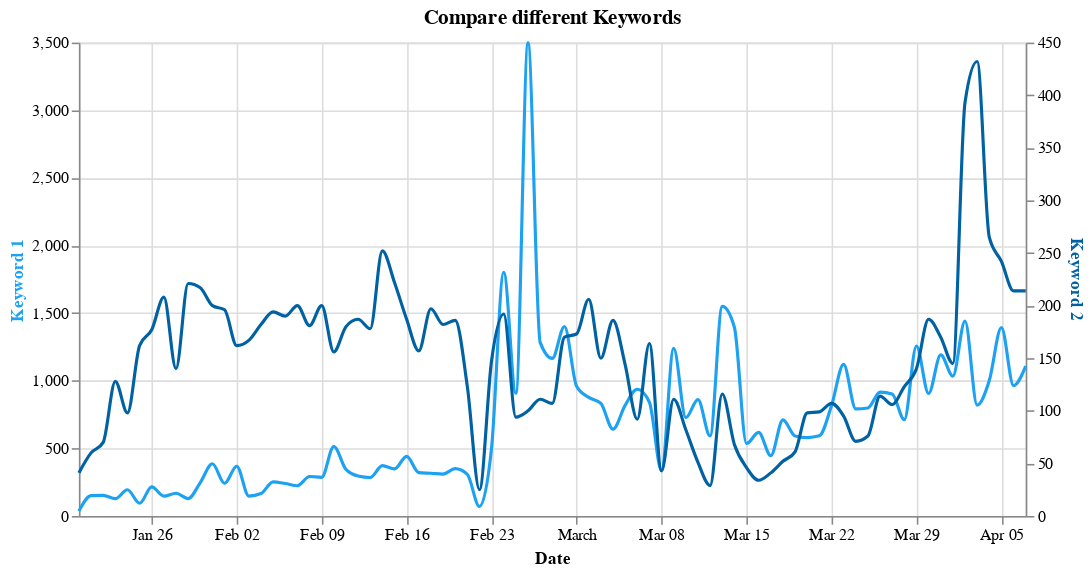

The cell this chart's notebook holds for it:
### Code cell
columns = list(keywordz)[:-1]
columns2 = list(keywordz)[:-1]


select_box1 = alt.binding_select(options=columns, name='Keyword 1 ')
sel1 = alt.selection_single(fields=['column'], bind=select_box1, init={'column': 'trump'})

select_box2 = alt.binding_select(options=columns2, name='Keyword 2 ')
sel2 = alt.selection_single(fields=['column'], bind=select_box2, init={'column': 'mask'})

base = alt.Chart(key_merged).encode(
    x = alt.X('date:T', axis=alt.Axis(title="Date"))
).properties(
    width=600,
    height=300,
    title='Compare different Keywords'
)

tweets_axis = alt.Axis(title="Keyword 1", titleColor=twittercol) 
value_axis = alt.Axis(title="Keyword 2", titleColor=twittercol2)

line_one = base.transform_fold(
    columns1,
    as_=['column', 'value']
).transform_filter(
    sel1
).mark_line( interpolate='monotone', stroke=twittercol).encode(
    alt.Y('value:Q',
          axis=tweets_axis)
).add_selection(
    sel1
)

line_two = base.transform_fold(
    columns2,
    as_=['column', 'value']
).transform_filter(
    sel2
).mark_line( interpolate='monotone', stroke=twittercol2).encode(
    alt.Y('value:Q',
          axis=value_axis)
).add_selection(
    sel2
)

alt.layer(line_one, line_two).resolve_scale(
    y = 'independent'
)
